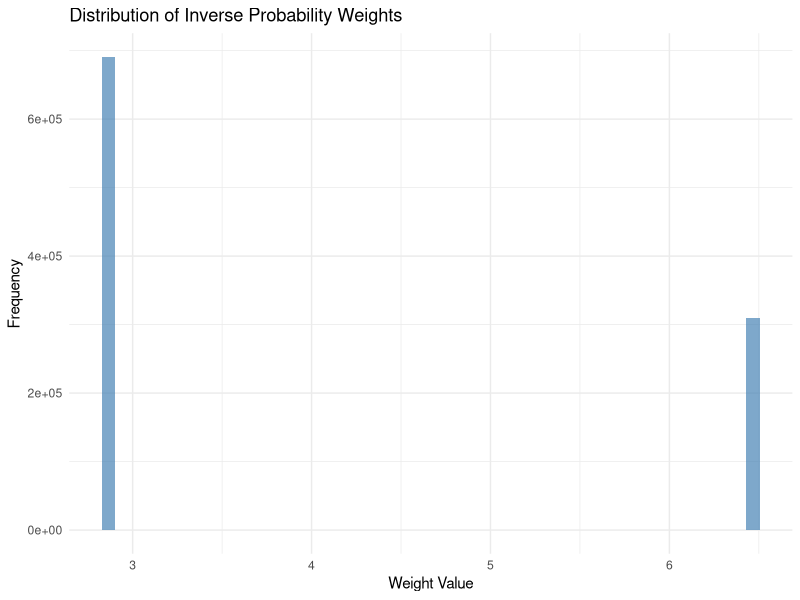

Write the R code that produced this figure.
## ---- chunk 1
knitr::opts_chunk$set(echo = TRUE, warning = FALSE, message = FALSE)
## ---- chunk 2
library(dplyr)
library(knitr)
library(kableExtra)
library(ggplot2)
## ---- chunk 3
# Data in Table 1 
# A0: Treatment at time 0 (for HIV)
# Z1: HIV viral load measurement prior to time 1 (Higher: Worse health condition)
# A1: Treatment at time 1
# Y: Mean of CD4 counts 
# N: Number of subjects 

a0 <- c(0, 0, 0, 0, 1, 1, 1, 1)
z1 <- c(0, 0, 1, 1, 0, 0, 1, 1)
a1 <- c(0, 1, 0, 1, 0, 1, 0, 1)
y <- c(87.288, 112.107, 119.654, 144.842, 105.282, 130.184, 137.720, 162.832)
n <- c(209271, 93779, 60657, 136293, 134781, 60789, 93903, 210527)

data <- data.frame(a0, z1, a1, y, n)

# Display the data
kable(data, caption = "Original Data Structure") %>%
  kable_styling(bootstrap_options = c("striped", "hover"))
## ---- chunk 4
# Expand data to individual level based on sample sizes
expanded_data <- data %>%
  rowwise() %>%
  do(data.frame(
    a0 = rep(.$a0, .$n),
    z1 = rep(.$z1, .$n),
    a1 = rep(.$a1, .$n),
    y = rep(.$y, .$n)
  )) %>%
  ungroup()

# Add individual IDs
expanded_data$id <- 1:nrow(expanded_data)

print(paste("Total individuals:", nrow(expanded_data)))
print("Random sample of individuals:")
set.seed(123)  # For reproducible random sample
expanded_data %>%
  sample_n(10) %>%
  arrange(id) %>%
  kable() %>%
  kable_styling(bootstrap_options = c("striped", "hover"))
## ---- chunk 5
# Model for A0: Treatment at time 0
# Since Z0 = 1 for everyone, we model A0 as depending on baseline characteristics
# For simplicity, we'll model P(A0 = 1) as a constant
prob_a0_1 <- mean(expanded_data$a0)
print(paste("Probability of A0 = 1:", round(prob_a0_1, 4)))

# Model for A1: Treatment at time 1 given Z1 and A0
a1_model <- glm(a1 ~ z1 + a0, family = binomial(), data = expanded_data)
summary(a1_model)

# Predict treatment probabilities
expanded_data$prob_a0 <- ifelse(expanded_data$a0 == 1, prob_a0_1, 1 - prob_a0_1)
expanded_data$prob_a1_given_history <- predict(a1_model, type = "response")
expanded_data$prob_a1 <- ifelse(expanded_data$a1 == 1, 
                                expanded_data$prob_a1_given_history,
                                1 - expanded_data$prob_a1_given_history)
## ---- chunk 6
# Calculate inverse probability weights
expanded_data$ipw <- 1 / (expanded_data$prob_a0 * expanded_data$prob_a1)

# Check weight distributions
print("Weight Summary Statistics:")
weight_summary <- expanded_data %>%
  summarise(
    Mean_IPW = mean(ipw),
    SD_IPW = sd(ipw),
    Min_IPW = min(ipw),
    Max_IPW = max(ipw)
  )

weight_summary %>%
  kable(digits = 4, caption = "Inverse Probability Weight Distribution Summary") %>%
  kable_styling(bootstrap_options = c("striped", "hover"))
## ---- chunk 7
# Create weight distribution plot
ggplot(expanded_data, aes(x = ipw)) +
  geom_histogram(alpha = 0.7, bins = 50, fill = "steelblue") +
  theme_minimal() +
  labs(title = "Distribution of Inverse Probability Weights",
       x = "Weight Value",
       y = "Frequency")
## ---- chunk 8
# Fit MSM using inverse probability weights
# The model directly estimates marginal causal effects
msm_model <- lm(y ~ a0 + a1 + a0*a1, data = expanded_data, weights = ipw)

print("MSM Model Summary:")
summary(msm_model)

# Extract coefficients for interpretation
coef_summary <- broom::tidy(msm_model)
kable(coef_summary, digits = 4, caption = "MSM Model Coefficients") %>%
  kable_styling(bootstrap_options = c("striped", "hover"))
## ---- chunk 9
# Create data for prediction under different treatment scenarios
scenario_data <- data.frame(
  scenario = c("Never treated", "Always treated", "Treated at t=0 only", "Treated at t=1 only"),
  a0 = c(0, 1, 1, 0),
  a1 = c(0, 1, 0, 1)
)

# Predict potential outcomes
scenario_data$potential_outcome <- predict(msm_model, newdata = scenario_data)

# Calculate causal effect: Always treated vs Never treated
tau_msm <- scenario_data$potential_outcome[2] - scenario_data$potential_outcome[1]

print(paste("MSM Estimated Causal Effect (τ):", round(tau_msm, 4)))
print(paste("True Causal Effect:", 50))
print(paste("Bias:", round(tau_msm - 50, 4)))

# Display all scenarios
kable(scenario_data, digits = 4, 
      caption = "Potential Outcomes Under Different Treatment Scenarios") %>%
  kable_styling(bootstrap_options = c("striped", "hover"))
## ---- chunk 10
# Check balance of Z1 across A0 groups before and after weighting
balance_check <- expanded_data %>%
  group_by(a0) %>%
  summarise(
    n = n(),
    mean_z1_unweighted = mean(z1),
    mean_z1_weighted = weighted.mean(z1, ipw),
    .groups = 'drop'
  )

print("Balance Check - Z1 by A0:")
kable(balance_check, digits = 4, 
      caption = "Balance of Z1 across A0 groups (Before and After Weighting)") %>%
  kable_styling(bootstrap_options = c("striped", "hover"))

# Check balance of Z1 across A1 groups
balance_check_a1 <- expanded_data %>%
  group_by(a1) %>%
  summarise(
    n = n(),
    mean_z1_unweighted = mean(z1),
    mean_z1_weighted = weighted.mean(z1, ipw),
    .groups = 'drop'
  )

print("Balance Check - Z1 by A1:")
kable(balance_check_a1, digits = 4,
      caption = "Balance of Z1 across A1 groups (Before and After Weighting)") %>%
  kable_styling(bootstrap_options = c("striped", "hover"))
## ---- chunk 11
# Create comprehensive results table
results_summary <- data.frame(
  Method = c("True Effect", "MSM (Inverse Probability Weighting)"),
  Estimated_Effect = c(50, round(tau_msm, 4)),
  Bias = c(0, round(tau_msm - 50, 4))
)

kable(results_summary, 
      caption = "Summary of Causal Effect Estimates",
      digits = 4) %>%
  kable_styling(bootstrap_options = c("striped", "hover"))

cat("\n")
cat("Key Findings:\n")
cat("- MSM with inverse probability weighting provides a causal effect estimate\n")
cat("- IPW successfully balances confounders in the weighted pseudo-population\n")
cat("- MSM offers a flexible alternative to g-formula for time-varying confounders\n")
cat("- Less modeling required compared to g-formula approach\n")
